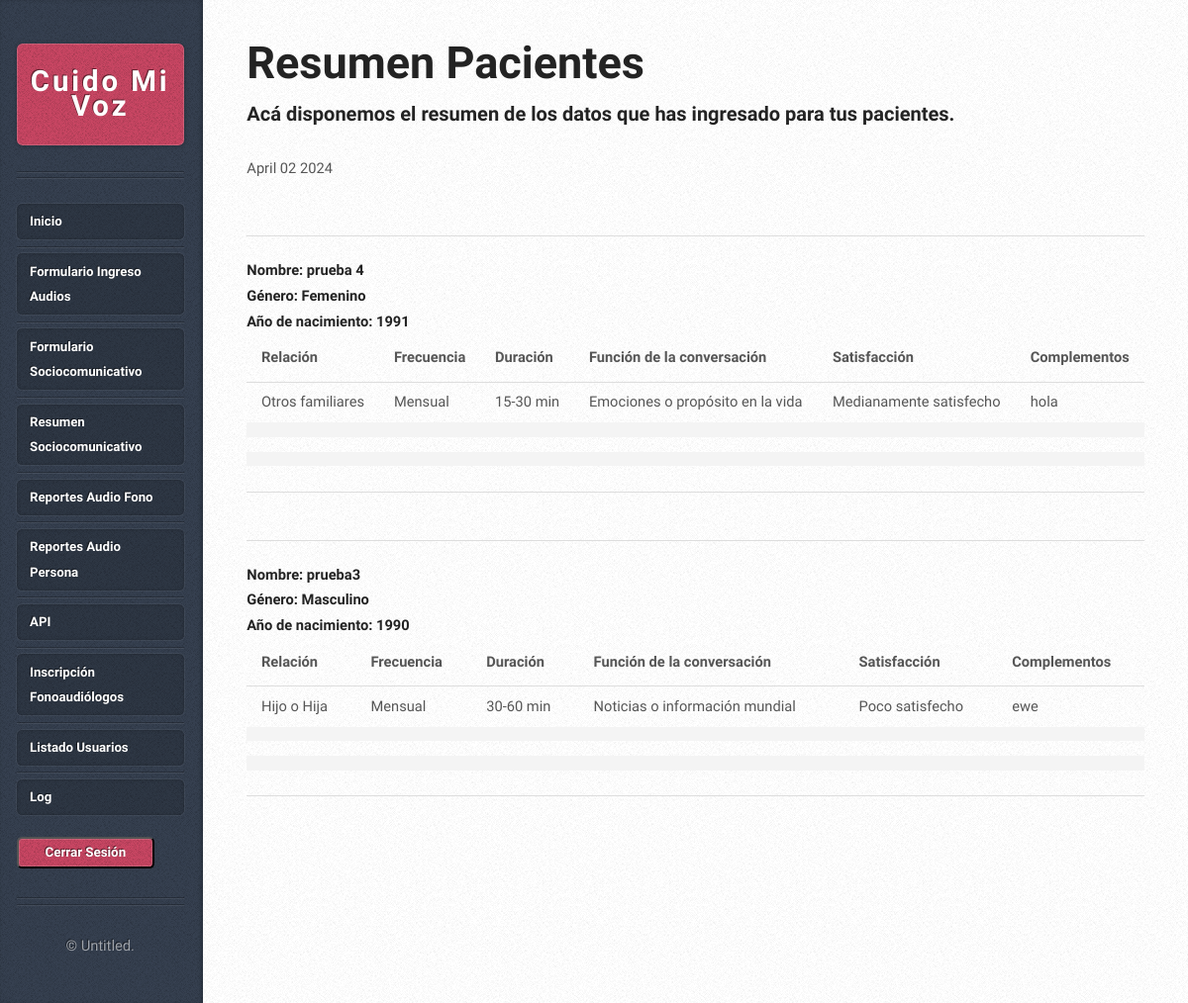
The page /resumen_paciente/ (signed in) on the database as committed earlier.
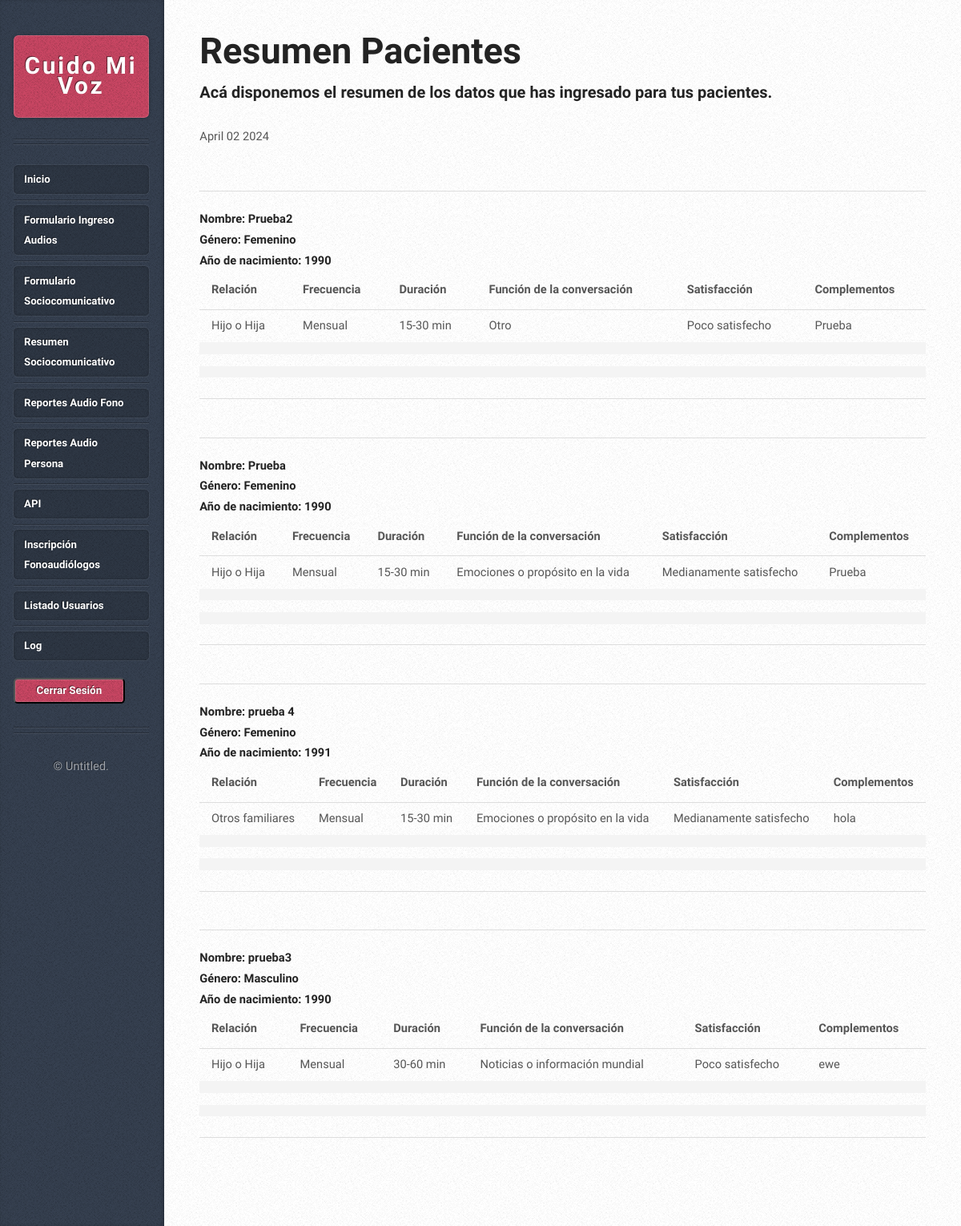
The same page on the database as committed later.
### botApp/models.py (models this page shows, shortened)
class formulario_com(models.Model):
    id = models.AutoField(primary_key=True, verbose_name="id_formulario")
    id_fono = models.CharField(max_length=100)
    nombre = models.CharField(max_length=100)
    ano_nac = models.CharField(max_length=10, verbose_name="año Nacimiento")
    fecha_ingreso = models.DateTimeField(default=timezone.now)
    genero_usuario = models.ForeignKey(genero_usuario, on_delete=models.CASCADE)
    tipo_relacion_1 = models.ForeignKey(tipo_relacion, related_name='formulario_com_1', verbose_name="tipo_relacion_1", on_delete=models.CASCADE, null=True, blank=True)
    tipo_relacion_2 = models.ForeignKey(tipo_relacion, related_name='formulario_com_2', verbose_name="tipo_relacion_2", on_delete=models.CASCADE, null=True, blank=True)
    tipo_relacion_3 = models.ForeignKey(tipo_relacion, related_name='formulario_com_3', verbose_name="tipo_relacion_3", on_delete=models.CASCADE, null=True, blank=True)
    tipo_relacion_4 = models.ForeignKey(tipo_relacion, related_name='formulario_com_4', verbose_name="tipo_relacion_4", on_delete=models.CASCADE, null=True, blank=True)
    frecuencia_1 = models.ForeignKey(frecuencia_conv, related_name='formulario_com_1', verbose_name="frecuencia_1", on_delete=models.CASCADE, null=True, blank=True)
    frecuencia_2 = models.ForeignKey(frecuencia_conv, related_name='formulario_com_2', verbose_name="frecuencia_2", on_delete=models.CASCADE, null=True, blank=True)
    frecuencia_3 = models.ForeignKey(frecuencia_conv, related_name='formulario_com_3', verbose_name="frecuencia_3", on_delete=models.CASCADE, null=True, blank=True)
    frecuencia_4 = models.ForeignKey(frecuencia_conv, related_name='formulario_com_4', verbose_name="frecuencia_4", on_delete=models.CASCADE, null=True, blank=True)
    duracion_1 = models.ForeignKey(duracion_conv, related_name='formulario_com_1', verbose_name="duracion_1", on_delete=models.CASCADE, null=True, blank=True)
    duracion_2 = models.ForeignKey(duracion_conv, related_name='formulario_com_2', verbose_name="duracion_2", on_delete=models.CASCADE, null=True, blank=True)
    duracion_3 = models.ForeignKey(duracion_conv, related_name='formulario_com_3', verbose_name="duracion_3", on_delete=models.CASCADE, null=True, blank=True)
    duracion_4 = models.ForeignKey(duracion_conv, related_name='formulario_com_4', verbose_name="duracion_4", on_delete=models.CASCADE, null=True, blank=True)
    funcion_1 = models.ForeignKey(funcion_conv, related_name='formulario_com_1', verbose_name="funcion_1", on_delete=models.CASCADE, null=True, blank=True)
    funcion_2 = models.ForeignKey(funcion_conv, related_name='formulario_com_2', verbose_name="funcion_2", on_delete=models.CASCADE, null=True, blank=True)
    funcion_3 = models.ForeignKey(funcion_conv, related_name='formulario_com_3', verbose_name="funcion_3", on_delete=models.CASCADE, null=True, blank=True)
    funcion_4 = models.ForeignKey(funcion_conv, related_name='formulario_com_4', verbose_name="funcion_4", on_delete=models.CASCADE, null=True, blank=True)
    satisfaccion_1 = models.ForeignKey(satisfaccion_conv, related_name='formulario_com_1', verbose_name="satisfaccion_1", on_delete=models.CASCADE, null=True, blank=True)
    satisfaccion_2 = models.ForeignKey(satisfaccion_conv, related_name='formulario_com_2', verbose_name="satisfaccion_2", on_delete=models.CASCADE, null=True, blank=True)
    satisfaccion_3 = models.ForeignKey(satisfaccion_conv, related_name='formulario_com_3', verbose_name="satisfaccion_3", on_delete=models.CASCADE, null=True, blank=True)
    satisfaccion_4 = models.ForeignKey(satisfaccion_conv, related_name='formulario_com_4', verbose_name="satisfaccion_4", on_delete=models.CASCADE, null=True, blank=True)
    complemento_1 = models.CharField(max_length=2000, null=True, blank=True)
    complemento_2 = models.CharField(max_length=2000, null=True, blank=True)
    complemento_3 = models.CharField(max_length=2000, null=True, blank=True)
    complemento_4 = models.CharField(max_length=2000, null=True, blank=True)

class genero_usuario(models.Model):
    id = models.AutoField(primary_key=True, verbose_name="id_genero")
    nombre_genero = models.CharField(max_length=100)
    def __str__(self):
        return self.nombre_genero

class tipo_relacion(models.Model):
    CONYUGE = "Conyuge"
    HIJO_A = "Hijo o Hija"
    OTRO_FAMILIAR = "Otros familiares"
    OTRA_PERSONA = "Otras personas"
    RELACION_CHOICES = [
        (CONYUGE, "Conyuge"),
        (HIJO_A, "Hijo o Hija"),
        (OTRO_FAMILIAR, "Otros familiares"),
        (OTRA_PERSONA,"Otras personas"),]
    id = models.AutoField(primary_key=True, verbose_name="id_relacion")
    tipo_relacion = models.CharField(max_length=30, choices=RELACION_CHOICES)
    def __str__(self):
        return self.tipo_relacion

class frecuencia_conv(models.Model):
    ESPORADICA = "Esporadica"
    MENSUAL = "Mensual"
    SEMANAL = "Semanal"
    DIARIA = "Diaria"
    VARIAS_VECES_DIA = "Varias veces al día"
    FRECUENCIA_CHOICES = [
        (ESPORADICA, "Esporadica"),
        (MENSUAL, "Mensual"),
        (SEMANAL, "Semanal"),
        (DIARIA, "Diaria"),
        (VARIAS_VECES_DIA, "Varias veces al día"),]
    id = models.AutoField(primary_key=True, verbose_name="id_frecuencia")
    tipo_frecuencia = models.CharField(max_length=20, choices=FRECUENCIA_CHOICES)
    def __str__(self):
        return self.tipo_frecuencia

class duracion_conv(models.Model):
    MIN_0_15 = "0-15 min"
    MIN_15_30 = "15-30 min"
    MIN_30_60 = "30-60 min"
    MIN_60_MAS = "Más de 60 min"
    DURACION_CHOICES = [
        (MIN_0_15, "0-15 min"),
        (MIN_15_30, "15-30 min"),
        (MIN_30_60, "30-60 min"),
        (MIN_60_MAS, "Más de 60 min"),]
    id = models.AutoField(primary_key=True, verbose_name="id_duracion")
    tipo_duracion = models.CharField(max_length=20, choices=DURACION_CHOICES)
    def __str__(self):
        return self.tipo_duracion

class funcion_conv(models.Model):
    SATISFACCION = "Satisfacción de las necesidades vitales"
    EMOCIONES = "Emociones o propósito en la vida"
    NOTICIAS = "Noticias o información mundial"
    OTRO = "Otro"
    FUNCION_CHOICES = [
        (SATISFACCION, "Satisfacción de las necesidades vitales"),
        (EMOCIONES, "Emociones o propósito en la vida"),
        (NOTICIAS, "Noticias o información mundial"),
        (OTRO, "Otro"),]
    id = models.AutoField(primary_key=True, verbose_name="id_duracion")
    tipo_funcion = models.CharField(max_length=100, choices=FUNCION_CHOICES)
    def __str__(self):
        return self.tipo_funcion

class satisfaccion_conv(models.Model):
    NADA = "Nada satisfecho"
    POCO = "Poco satisfecho"
    MEDIANAMENTE = "Medianamente satisfecho"
    SATISFECHO = "Satisfecho"
    MUY_SATISFECHO = "Muy satisfecho"
    SATISFACCIONES_CHOICES = [
        (NADA, "Nada satisfecho"),
        (POCO, "Poco satisfecho"),
        (MEDIANAMENTE, "Medianamente satisfecho"),
        (SATISFECHO, "Satisfecho"),
        (MUY_SATISFECHO, "Muy satisfecho"),]
    id = models.AutoField(primary_key=True, verbose_name="id_duracion")
    tipo_satisfaccion = models.CharField(max_length=100, choices=SATISFACCIONES_CHOICES)
    def __str__(self):
        return self.tipo_satisfaccion

### botApp/views.py (the view)
# urls.py: path('resumen_paciente/', resumen_paciente , name='resumen_paciente'),
@login_required
def resumen_paciente (request):
    formularios_usuario = formulario_com.objects.filter(id_fono=request.user.username).order_by('-id')
    data = {
        "fecha_actual" : datetime.now(),
        "datos": formularios_usuario
    }
    return render (request,"resumen.html",data)

### botApp/templates/resumen.html (shortened to what this page needs)
{% extends "base.html" %}
{% block subtitle %}
<h4 class="subtitulo">Resumen Pacientes</h4>
<br>
<h4 class="bajada2">Acá disponemos el resumen de los datos que has ingresado para tus pacientes.</h4>
{% endblock %}
{% block fecha %}
<div class="info">
    <span class="date">
      <span class="month">{{ fecha_actual|date:"F" }} </span>
      <span class="day">{{ fecha_actual|date:"d" }}</span>
      <span class="year">{{ fecha_actual|date:"Y" }}</span>
    </span>
</div>
{% endblock %}
{% block content %}
{% for formulario in datos %}
<hr>
  <h3>Nombre: {{ formulario.nombre }}</h3>
  <h3>Género: {{ formulario.genero_usuario }}</h3>
  <h3>Año de nacimiento: {{ formulario.ano_nac }}</h3>
<table id="tabla">
  <thead>
    <tr>
      <th>Relación</th>
      <th>Frecuencia</th>
      <th>Duración</th>
      <th>Función de la conversación</th>
      <th>Satisfacción</th>
      <th>Complementos</th>
    </tr>
  </thead>
  <tbody>
    <tr>
      <td>{% if formulario.tipo_relacion_1 %} {{ formulario.tipo_relacion_1 }} {% endif %}</td>
      <td>{% if formulario.frecuencia_1 %} {{ formulario.frecuencia_1 }} {% endif %}</td>
      <td>{% if formulario.duracion_1 %} {{ formulario.duracion_1 }} {% endif %}</td>
      <td>{% if formulario.funcion_1 %} {{ formulario.funcion_1 }} {% endif %}</td>
      <td>{% if formulario.satisfaccion_1 %} {{ formulario.satisfaccion_1 }} {% endif %}</td>
      <td>{% if formulario.complemento_1 %} {{ formulario.complemento_1 }} {% endif %}</td>
    </tr>
    <tr>
      <td>{% if formulario.tipo_relacion_2 %} {{ formulario.tipo_relacion_2 }} {% endif %}</td>
      <td>{% if formulario.frecuencia_2 %} {{ formulario.frecuencia_2 }} {% endif %}</td>
      <td>{% if formulario.duracion_2 %} {{ formulario.duracion_2 }} {% endif %}</td>
      <td>{% if formulario.funcion_2 %} {{ formulario.funcion_2 }} {% endif %}</td>
      <td>{% if formulario.satisfaccion_2 %} {{ formulario.satisfaccion_2 }} {% endif %}</td>
      <td>{% if formulario.complemento_2 %} {{ formulario.complemento_2 }} {% endif %}</td>
    </tr>
    <tr>
      <td>{% if formulario.tipo_relacion_3 %} {{ formulario.tipo_relacion_3 }} {% endif %}</td>
      <td>{% if formulario.frecuencia_3 %} {{ formulario.frecuencia_3 }} {% endif %}</td>
      <td>{% if formulario.duracion_3 %} {{ formulario.duracion_3 }} {% endif %}</td>
      <td>{% if formulario.funcion_3 %} {{ formulario.funcion_3 }} {% endif %}</td>
      <td>{% if formulario.satisfaccion_3 %} {{ formulario.satisfaccion_3 }} {% endif %}</td>
      <td>{% if formulario.complemento_3 %} {{ formulario.complemento_3 }} {% endif %}</td>
    </tr>
    <tr>
      <td>{% if formulario.tipo_relacion_4 %} {{ formulario.tipo_relacion_4 }} {% endif %}</td>
      <td>{% if formulario.frecuencia_4 %} {{ formulario.frecuencia_4 }} {% endif %}</td>
      <td>{% if formulario.duracion_4 %} {{ formulario.duracion_4 }} {% endif %}</td>
      <td>{% if formulario.funcion_4 %} {{ formulario.funcion_4 }} {% endif %}</td>
      <td>{% if formulario.satisfaccion_4 %} {{ formulario.satisfaccion_4 }} {% endif %}</td>
      <td>{% if formulario.complemento_4 %} {{ formulario.complemento_4 }} {% endif %}</td>
    </tr>
  </tbody>
</table>
<hr>
{% endfor %}
{% endblock %}

Rows that differ between the two databases and show on the page:
added formulario_com: nombre "Prueba2", genero_usuario "Femenino", ano_nac "1990", tipo_relacion_1 "Hijo o Hija", frecuencia_1 "Mensual", duracion_1 "15-30 min", funcion_1 "Otro", satisfaccion_1 "Poco satisfecho", complemento_1 "Prueba"
added formulario_com: nombre "Prueba", genero_usuario "Femenino", ano_nac "1990", tipo_relacion_1 "Hijo o Hija", frecuencia_1 "Mensual", duracion_1 "15-30 min", funcion_1 "Emociones o propósito en la vida", satisfaccion_1 "Medianamente satisfecho", complemento_1 "Prueba"
